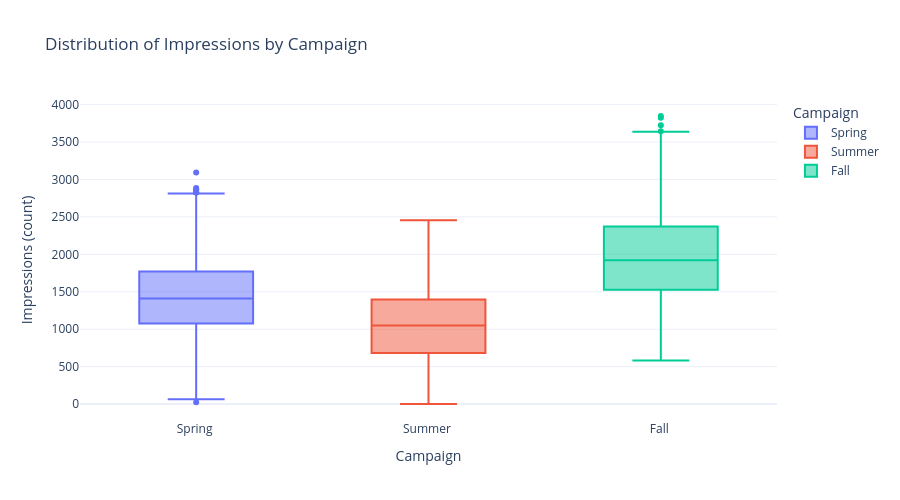
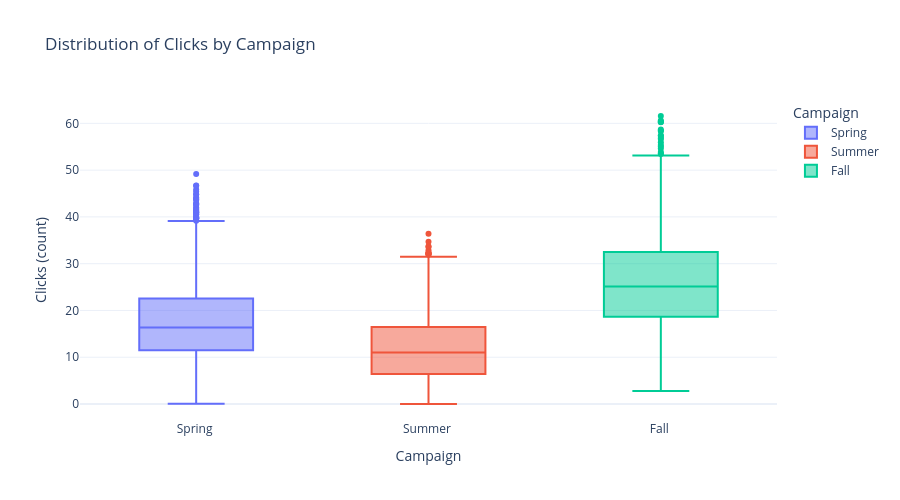

The notebook cell these images were saved under, in order:
### Markdown cell above
# 3.1 INTERACTIVE COMPARISON VISUALIZATIONS - CAMPAIGN PERFORMANCE

### Code cell
print("="*80)
print("CAMPAIGN PERFORMANCE ANALYSIS")
print("="*80)

# Campaign performance metrics
if 'Campaign' in df.columns:
    campaign_stats = df.groupby('Campaign').agg({
        'Impressions': ['sum', 'mean'],
        'Clicks': ['sum', 'mean'],
        'CTR, %': 'mean',
        'Conversions': ['sum', 'mean'],
        'Spend, GBP': 'sum',
        'Total conversion value, GBP': 'sum'
    }).round(2)
    
    print("\nCampaign Performance Metrics:")
    print(campaign_stats)
    
    # Interactive Plotly boxplot for key metrics
    fig_impressions = px.box(df, x='Campaign', y='Impressions', 
                            title='Distribution of Impressions by Campaign',
                            color='Campaign', points='outliers',
                            labels={'Impressions': 'Impressions (count)'},
                            template='plotly_white')
    fig_impressions.update_layout(height=500, font=dict(size=12))
    fig_impressions.show()
    
    fig_clicks = px.box(df, x='Campaign', y='Clicks', 
                       title='Distribution of Clicks by Campaign',
                       color='Campaign', points='outliers',
                       labels={'Clicks': 'Clicks (count)'},
                       template='plotly_white')
    fig_clicks.update_layout(height=500, font=dict(size=12))
    fig_clicks.show()
    
    print("\n✓ Campaign comparison plots displayed")

### Figure 1 — Plotly figure (JSON) as saved in the notebook; plotly's stock layout.template omitted (floating-point values rounded to 4 significant figures; data arrays with more than 128 entries replaced by an {"elided": "..."} marker saying what was removed)
{"data": [{"alignmentgroup": "True", "boxpoints": "outliers", "hovertemplate": "Campaign=%{x}<br>Impressions (count)=%{y}<extra></extra>", "legendgroup": "Spring ", "marker": {"color": "#636efa"}, "name": "Spring ", "notched": false, "offsetgroup": "Spring ", "orientation": "v", "showlegend": true, "type": "box", "x": {"elided": "3312 str values"}, "x0": " ", "xaxis": "x", "y": {"elided": "3312 float values"}, "y0": " ", "yaxis": "y"}, {"alignmentgroup": "True", "boxpoints": "outliers", "hovertemplate": "Campaign=%{x}<br>Impressions (count)=%{y}<extra></extra>", "legendgroup": "Summer ", "marker": {"color": "#EF553B"}, "name": "Summer ", "notched": false, "offsetgroup": "Summer ", "orientation": "v", "showlegend": true, "type": "box", "x": {"elided": "3312 str values"}, "x0": " ", "xaxis": "x", "y": {"elided": "3312 float values"}, "y0": " ", "yaxis": "y"}, {"alignmentgroup": "True", "boxpoints": "outliers", "hovertemplate": "Campaign=%{x}<br>Impressions (count)=%{y}<extra></extra>", "legendgroup": "Fall ", "marker": {"color": "#00cc96"}, "name": "Fall ", "notched": false, "offsetgroup": "Fall ", "orientation": "v", "showlegend": true, "type": "box", "x": {"elided": "3276 str values"}, "x0": " ", "xaxis": "x", "y": {"elided": "3276 float values"}, "y0": " ", "yaxis": "y"}], "layout": {"boxmode": "overlay", "font": {"size": 12}, "height": 500, "legend": {"title": {"text": "Campaign"}, "tracegroupgap": 0}, "title": {"text": "Distribution of Impressions by Campaign"}, "xaxis": {"anchor": "y", "categoryarray": ["Spring ", "Summer ", "Fall "], "categoryorder": "array", "domain": [0, 1], "title": {"text": "Campaign"}}, "yaxis": {"anchor": "x", "domain": [0, 1], "title": {"text": "Impressions (count)"}}}}

### Figure 2 — Plotly figure (JSON) as saved in the notebook; plotly's stock layout.template omitted (floating-point values rounded to 4 significant figures; data arrays with more than 128 entries replaced by an {"elided": "..."} marker saying what was removed)
{"data": [{"alignmentgroup": "True", "boxpoints": "outliers", "hovertemplate": "Campaign=%{x}<br>Clicks (count)=%{y}<extra></extra>", "legendgroup": "Spring ", "marker": {"color": "#636efa"}, "name": "Spring ", "notched": false, "offsetgroup": "Spring ", "orientation": "v", "showlegend": true, "type": "box", "x": {"elided": "3312 str values"}, "x0": " ", "xaxis": "x", "y": {"elided": "3312 float values"}, "y0": " ", "yaxis": "y"}, {"alignmentgroup": "True", "boxpoints": "outliers", "hovertemplate": "Campaign=%{x}<br>Clicks (count)=%{y}<extra></extra>", "legendgroup": "Summer ", "marker": {"color": "#EF553B"}, "name": "Summer ", "notched": false, "offsetgroup": "Summer ", "orientation": "v", "showlegend": true, "type": "box", "x": {"elided": "3312 str values"}, "x0": " ", "xaxis": "x", "y": {"elided": "3312 float values"}, "y0": " ", "yaxis": "y"}, {"alignmentgroup": "True", "boxpoints": "outliers", "hovertemplate": "Campaign=%{x}<br>Clicks (count)=%{y}<extra></extra>", "legendgroup": "Fall ", "marker": {"color": "#00cc96"}, "name": "Fall ", "notched": false, "offsetgroup": "Fall ", "orientation": "v", "showlegend": true, "type": "box", "x": {"elided": "3276 str values"}, "x0": " ", "xaxis": "x", "y": {"elided": "3276 float values"}, "y0": " ", "yaxis": "y"}], "layout": {"boxmode": "overlay", "font": {"size": 12}, "height": 500, "legend": {"title": {"text": "Campaign"}, "tracegroupgap": 0}, "title": {"text": "Distribution of Clicks by Campaign"}, "xaxis": {"anchor": "y", "categoryarray": ["Spring ", "Summer ", "Fall "], "categoryorder": "array", "domain": [0, 1], "title": {"text": "Campaign"}}, "yaxis": {"anchor": "x", "domain": [0, 1], "title": {"text": "Clicks (count)"}}}}
